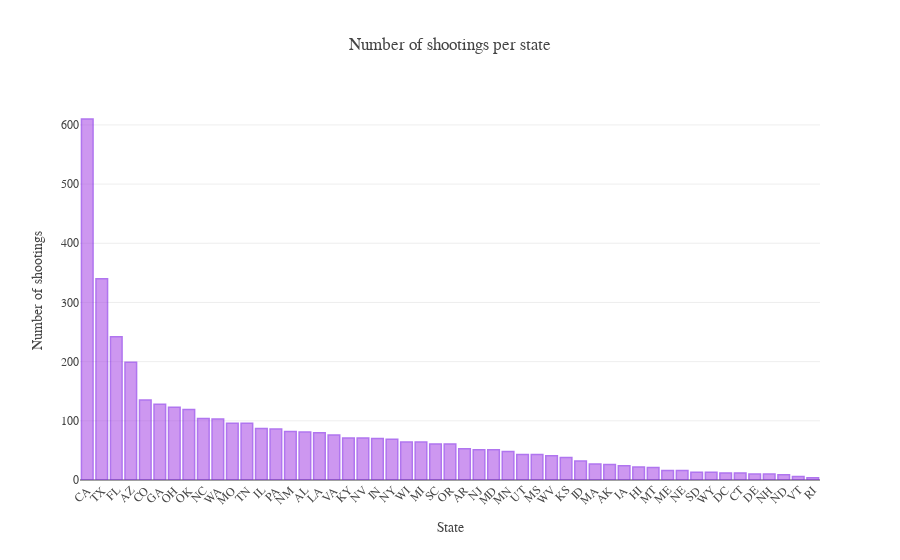

The notebook cell this image was saved under:
### Markdown cell above
## Shootings by State
---
How many fatal shootings are there per state?

This bar plot shows the total number of shootings that occur by state. The state with the highest number of shootings is on the left side of the graph. California has the highest number of shootings by far, 610 shootings compared to 340 shootings in Texas.

### Code cell
# Plot # of shootings per state
x = []
y = []
for state in data['state'].value_counts().index:
    x.append(state)
    y.append(len(data.loc[data['state'] == state]))

trace_data = [go.Bar(x=x,
                     y=y,
                     textposition = 'auto',
                     marker=dict(
                         color='rgb(172,83,231)',
                         line=dict(
                             color='rgb(124,26,229)',
                             width=1.5),
                     ),
                     opacity=0.6
                    )]

layout = go.Layout(font = dict(family = "Overpass"),
                   title = "Number of shootings per state",
                   xaxis = dict(tickangle=-45,
                              title = "State"),
                   yaxis = dict(title = "Number of shootings")
)

fig = go.FigureWidget(data=trace_data, layout=layout)
plotly.offline.iplot(fig, validate=False, show_link=False, image='png', filename='num-shootings-per-state')

### Figure 1 — Plotly figure (JSON) as saved in the notebook; plotly's stock layout.template omitted (floating-point values rounded to 4 significant figures)
{"data": [{"marker": {"color": "rgb(172,83,231)", "line": {"color": "rgb(124,26,229)", "width": 1.5}}, "opacity": 0.6, "textposition": "auto", "type": "bar", "uid": "6aad4559-f032-4ba3-92e9-5f26128d3eea", "x": ["CA", "TX", "FL", "AZ", "CO", "GA", "OH", "OK", "NC", "WA", "MO", "TN", "IL", "PA", "NM", "AL", "LA", "VA", "KY", "NV", "IN", "NY", "WI", "MI", "SC", "OR", "AR", "NJ", "MD", "MN", "UT", "MS", "WV", "KS", "ID", "MA", "AK", "IA", "HI", "MT", "ME", "NE", "SD", "WY", "DC", "CT", "DE", "NH", "ND", "VT", "RI"], "y": [610, 340, 242, 199, 135, 128, 123, 119, 104, 103, 96, 96, 87, 86, 82, 81, 80, 76, 71, 71, 70, 69, 64, 64, 61, 61, 53, 51, 51, 48, 43, 43, 41, 38, 32, 27, 26, 24, 22, 21, 16, 16, 13, 13, 12, 12, 10, 10, 9, 6, 4]}], "layout": {"font": {"family": "Overpass"}, "title": {"text": "Number of shootings per state"}, "xaxis": {"tickangle": -45, "title": {"text": "State"}}, "yaxis": {"title": {"text": "Number of shootings"}}}}
